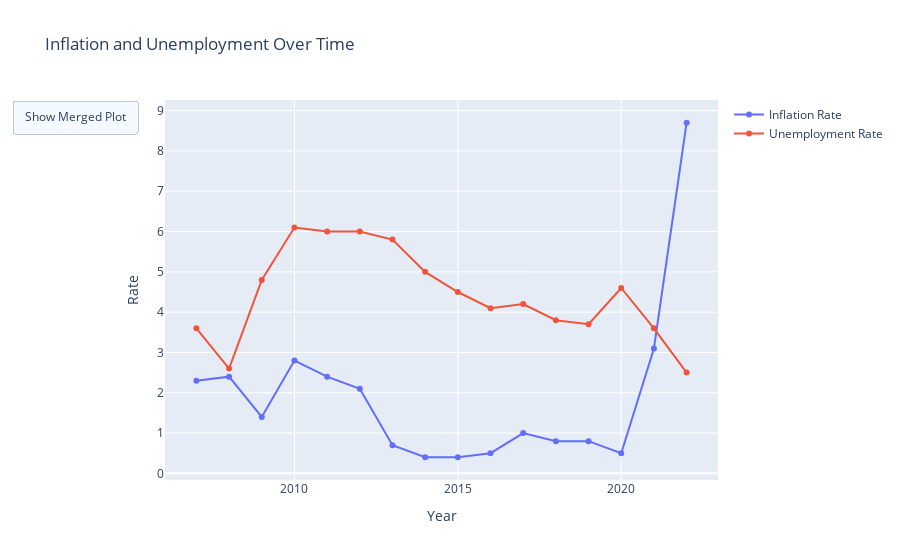

Notebook code cell kept with this figure:
### Code cell
import plotly.graph_objects as go

# Create the interactive plot using plotly
fig = go.Figure()

# Adding traces for both Inflation Rate and Unemployment Rate
fig.add_trace(go.Scatter(x=Combined_data['Year'], y=Combined_data['Inflation rate'],
                         mode='lines+markers', name='Inflation Rate'))
fig.add_trace(go.Scatter(x=Combined_data['Year'], y=Combined_data['Unemployment'],
                         mode='lines+markers', name='Unemployment Rate'))

# Update layout
fig.update_layout(
    title='Inflation and Unemployment Over Time',
    xaxis_title='Year',
    yaxis_title='Rate',
    updatemenus=[
        dict(
            type="buttons",
            direction="left",
            buttons=list([
                dict(label="Show Merged Plot",
                     method="update",
                     args=[{"visible": [True, True]},
                           {"title": "Inflation and Unemployment Over Time"}]),
            ]),
        )
    ]
)

# Show the plot
fig.show()

### Figure 1 — Plotly figure (JSON) as saved in the notebook; plotly's stock layout.template omitted (floating-point values rounded to 4 significant figures)
{"data": [{"mode": "lines+markers", "name": "Inflation Rate", "type": "scatter", "x": [2007, 2008, 2009, 2010, 2011, 2012, 2013, 2014, 2015, 2016, 2017, 2018, 2019, 2020, 2021, 2022], "y": [2.3, 2.4, 1.4, 2.8, 2.4, 2.1, 0.7, 0.4, 0.4, 0.5, 1, 0.8, 0.8, 0.5, 3.1, 8.7]}, {"mode": "lines+markers", "name": "Unemployment Rate", "type": "scatter", "x": [2007, 2008, 2009, 2010, 2011, 2012, 2013, 2014, 2015, 2016, 2017, 2018, 2019, 2020, 2021, 2022], "y": [3.6, 2.6, 4.8, 6.1, 6, 6, 5.8, 5, 4.5, 4.1, 4.2, 3.8, 3.7, 4.6, 3.6, 2.5]}], "layout": {"title": {"text": "Inflation and Unemployment Over Time"}, "updatemenus": [{"buttons": [{"args": [{"visible": [true, true]}, {"title": "Inflation and Unemployment Over Time"}], "label": "Show Merged Plot", "method": "update"}], "direction": "left", "type": "buttons"}], "xaxis": {"title": {"text": "Year"}}, "yaxis": {"title": {"text": "Rate"}}}}
